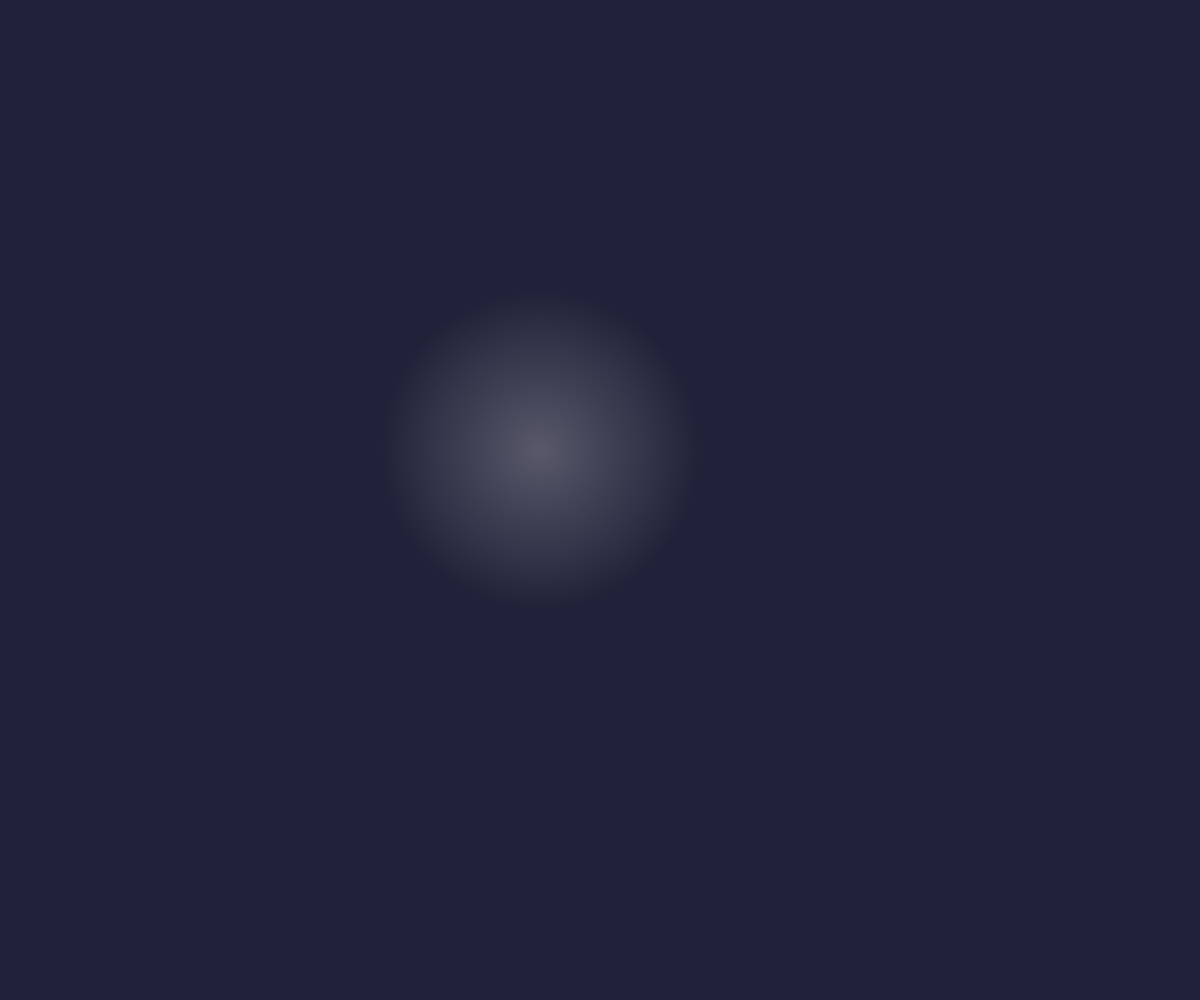
Frame 1 (no input)
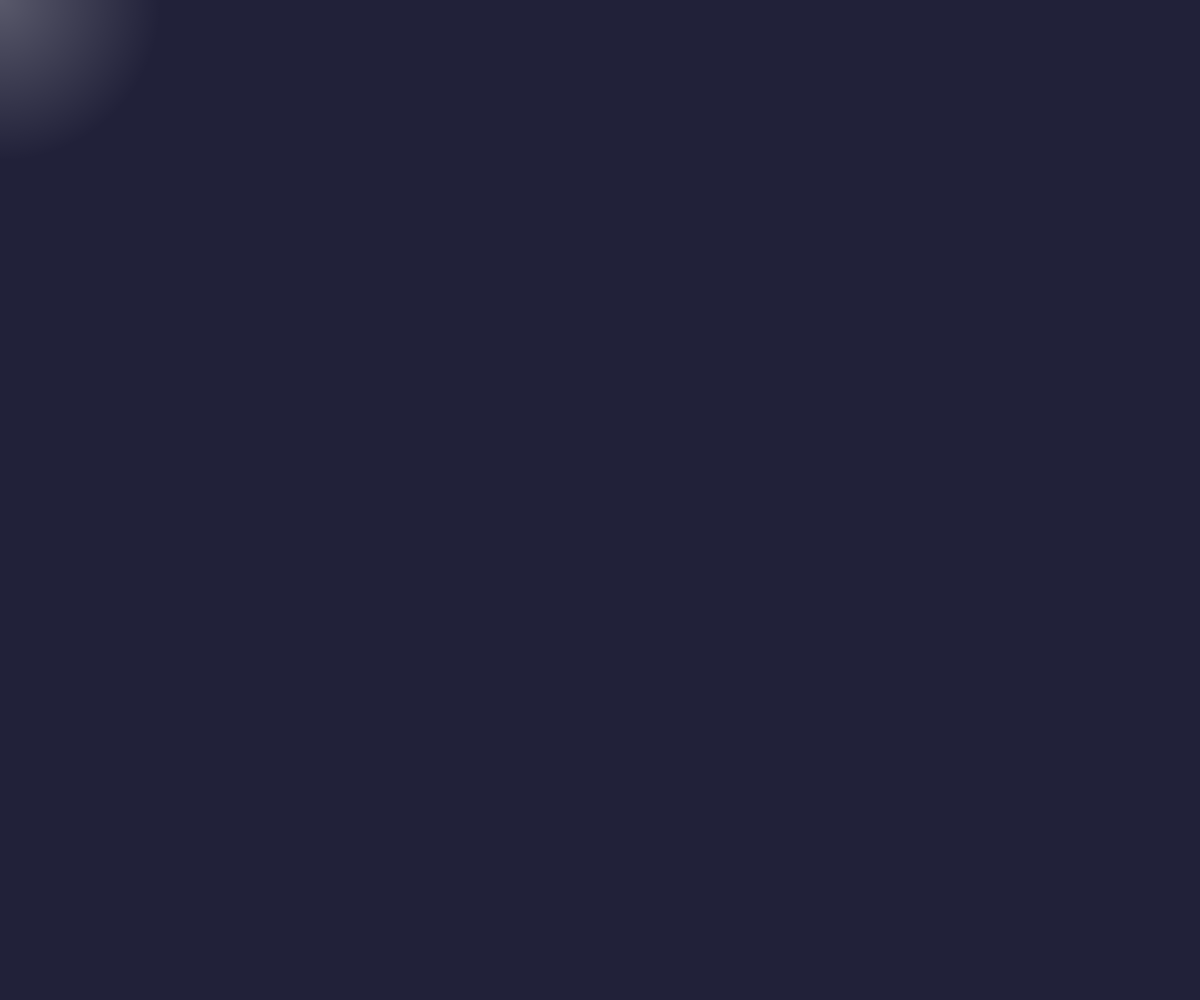
Frame 60 (no input)
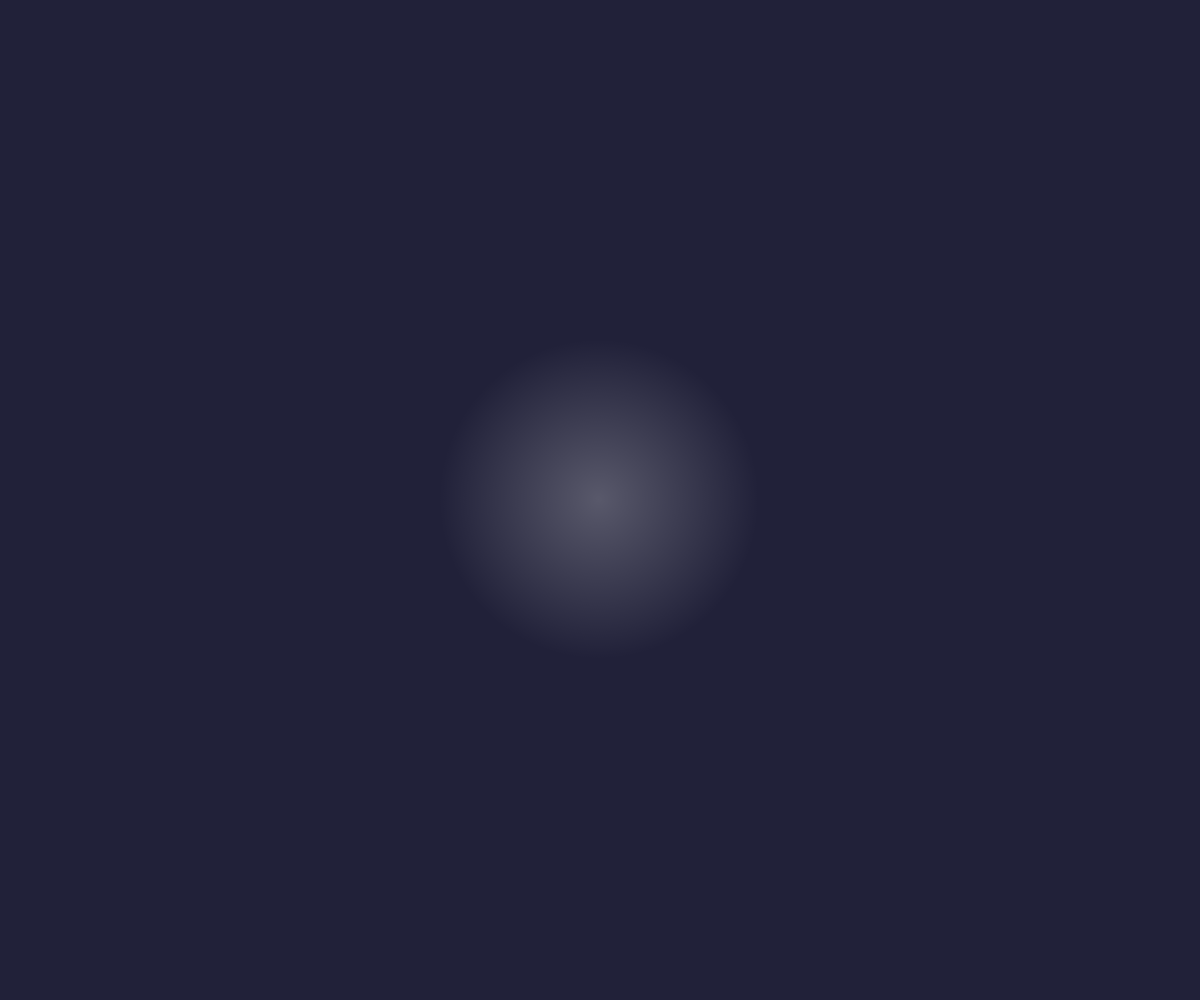
Frame 120 (the mouse pressed at the canvas centre since frame 60)

The p5.js sketch that drew these frames (run headless with seeded random() and noise() and a simulated clock; from frame 60 on, the mouse is pressed at the canvas centre):

// p5.js sketch
// ── sketch.js
/**
 * Mouse Tracking with p5.js
 * Dual canvas system: white base + orange masked
 */

let currentPos = { x: 0, y: 0 };

const circleOptions = {
	radius: 160,
	smoothing: 0.1,
};

function setup() {
	let canvas = createCanvas(windowWidth, windowHeight);
	canvas.id("whiteCircle");

	// Initialize position to center
	currentPos.x = width / 2;
	currentPos.y = height / 2;
}

function draw() {
	clear();
	background(33, 33, 57);

	currentPos.x = lerp(currentPos.x, mouseX, circleOptions.smoothing);
	currentPos.y = lerp(currentPos.y, mouseY, circleOptions.smoothing);

	drawWhiteCircle();
}

function drawWhiteCircle() {
	push();

	let gradient = drawingContext.createRadialGradient(
		currentPos.x,
		currentPos.y,
		0,
		currentPos.x,
		currentPos.y,
		circleOptions.radius
	);

	gradient.addColorStop(0, "rgba(255, 255, 255, 0.25)");
	gradient.addColorStop(1, "rgba(255, 255, 255, 0)");

	drawingContext.fillStyle = gradient;
	noStroke();
	circle(currentPos.x, currentPos.y, circleOptions.radius * 2);
	pop();
}
